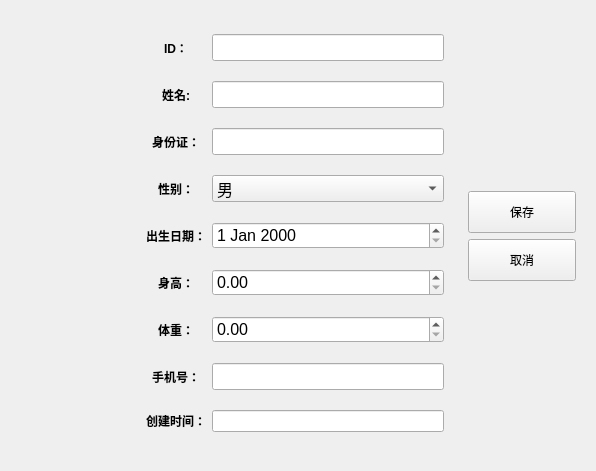
<?xml version="1.0" encoding="UTF-8"?>
<ui version="4.0">
 <class>patientEditView</class>
 <widget class="QWidget" name="patientEditView">
  <property name="geometry">
   <rect>
    <x>0</x>
    <y>0</y>
    <width>596</width>
    <height>471</height>
   </rect>
  </property>
  <property name="windowTitle">
   <string>患者编辑</string>
  </property>
  <property name="styleSheet">
   <string notr="true">.QGroupBox{
	border:none;
}</string>
  </property>
  <layout class="QHBoxLayout" name="horizontalLayout" stretch="2,5,2">
   <item>
    <spacer name="horizontalSpacer">
     <property name="orientation">
      <enum>Qt::Horizontal</enum>
     </property>
     <property name="sizeHint" stdset="0">
      <size>
       <width>123</width>
       <height>20</height>
      </size>
     </property>
    </spacer>
   </item>
   <item>
    <widget class="QGroupBox" name="groupBox">
     <property name="title">
      <string/>
     </property>
     <layout class="QGridLayout" name="gridLayout">
      <item row="7" column="0">
       <widget class="QLabel" name="label_4">
        <property name="font">
         <font>
          <bold>true</bold>
         </font>
        </property>
        <property name="text">
         <string>手机号：</string>
        </property>
        <property name="alignment">
         <set>Qt::AlignCenter</set>
        </property>
       </widget>
      </item>
      <item row="3" column="2">
       <widget class="QComboBox" name="sex_select">
        <property name="font">
         <font>
          <pointsize>12</pointsize>
         </font>
        </property>
        <item>
         <property name="text">
          <string>男</string>
         </property>
        </item>
        <item>
         <property name="text">
          <string>女</string>
         </property>
        </item>
       </widget>
      </item>
      <item row="1" column="0">
       <widget class="QLabel" name="label_2">
        <property name="font">
         <font>
          <bold>true</bold>
         </font>
        </property>
        <property name="text">
         <string>姓名:</string>
        </property>
        <property name="alignment">
         <set>Qt::AlignCenter</set>
        </property>
       </widget>
      </item>
      <item row="0" column="2">
       <widget class="QLineEdit" name="input_id">
        <property name="font">
         <font>
          <pointsize>12</pointsize>
         </font>
        </property>
       </widget>
      </item>
      <item row="0" column="0">
       <widget class="QLabel" name="label">
        <property name="font">
         <font>
          <bold>true</bold>
         </font>
        </property>
        <property name="text">
         <string>ID：</string>
        </property>
        <property name="alignment">
         <set>Qt::AlignCenter</set>
        </property>
       </widget>
      </item>
      <item row="6" column="0">
       <widget class="QLabel" name="label_8">
        <property name="font">
         <font>
          <bold>true</bold>
         </font>
        </property>
        <property name="text">
         <string>体重：</string>
        </property>
        <property name="alignment">
         <set>Qt::AlignCenter</set>
        </property>
       </widget>
      </item>
      <item row="7" column="2">
       <widget class="QLineEdit" name="input_callNumber">
        <property name="font">
         <font>
          <pointsize>12</pointsize>
         </font>
        </property>
       </widget>
      </item>
      <item row="2" column="2">
       <widget class="QLineEdit" name="input_card">
        <property name="font">
         <font>
          <pointsize>12</pointsize>
         </font>
        </property>
       </widget>
      </item>
      <item row="8" column="0">
       <widget class="QLabel" name="label_9">
        <property name="font">
         <font>
          <bold>true</bold>
         </font>
        </property>
        <property name="text">
         <string>创建时间：</string>
        </property>
       </widget>
      </item>
      <item row="2" column="0">
       <widget class="QLabel" name="label_3">
        <property name="font">
         <font>
          <bold>true</bold>
         </font>
        </property>
        <property name="text">
         <string>身份证：</string>
        </property>
        <property name="alignment">
         <set>Qt::AlignCenter</set>
        </property>
       </widget>
      </item>
      <item row="5" column="2">
       <widget class="QDoubleSpinBox" name="height_Spin">
        <property name="font">
         <font>
          <pointsize>12</pointsize>
         </font>
        </property>
       </widget>
      </item>
      <item row="5" column="0">
       <widget class="QLabel" name="label_7">
        <property name="font">
         <font>
          <bold>true</bold>
         </font>
        </property>
        <property name="text">
         <string>身高：</string>
        </property>
        <property name="alignment">
         <set>Qt::AlignCenter</set>
        </property>
       </widget>
      </item>
      <item row="1" column="2">
       <widget class="QLineEdit" name="input_name">
        <property name="font">
         <font>
          <pointsize>12</pointsize>
         </font>
        </property>
       </widget>
      </item>
      <item row="3" column="0">
       <widget class="QLabel" name="label_5">
        <property name="font">
         <font>
          <bold>true</bold>
         </font>
        </property>
        <property name="text">
         <string>性别：</string>
        </property>
        <property name="alignment">
         <set>Qt::AlignCenter</set>
        </property>
       </widget>
      </item>
      <item row="4" column="0">
       <widget class="QLabel" name="label_6">
        <property name="font">
         <font>
          <bold>true</bold>
         </font>
        </property>
        <property name="text">
         <string>出生日期：</string>
        </property>
        <property name="alignment">
         <set>Qt::AlignCenter</set>
        </property>
       </widget>
      </item>
      <item row="4" column="2">
       <widget class="QDateEdit" name="date_select">
        <property name="font">
         <font>
          <pointsize>12</pointsize>
         </font>
        </property>
       </widget>
      </item>
      <item row="6" column="2">
       <widget class="QDoubleSpinBox" name="weight_Spin">
        <property name="font">
         <font>
          <pointsize>12</pointsize>
         </font>
        </property>
       </widget>
      </item>
      <item row="8" column="2">
       <widget class="QLineEdit" name="input_create"/>
      </item>
     </layout>
    </widget>
   </item>
   <item>
    <widget class="QGroupBox" name="groupBox_2">
     <property name="styleSheet">
      <string notr="true">.QPushButton{
	width:80%;
	min-height:40%;
}
</string>
     </property>
     <property name="title">
      <string/>
     </property>
     <layout class="QVBoxLayout" name="verticalLayout" stretch="5,1,1,5">
      <item>
       <spacer name="verticalSpacer">
        <property name="orientation">
         <enum>Qt::Vertical</enum>
        </property>
        <property name="sizeType">
         <enum>QSizePolicy::Expanding</enum>
        </property>
        <property name="sizeHint" stdset="0">
         <size>
          <width>20</width>
          <height>164</height>
         </size>
        </property>
       </spacer>
      </item>
      <item>
       <widget class="QPushButton" name="btn_save">
        <property name="text">
         <string>保存</string>
        </property>
       </widget>
      </item>
      <item>
       <widget class="QPushButton" name="btn_cancel">
        <property name="text">
         <string>取消</string>
        </property>
       </widget>
      </item>
      <item>
       <spacer name="verticalSpacer_2">
        <property name="orientation">
         <enum>Qt::Vertical</enum>
        </property>
        <property name="sizeHint" stdset="0">
         <size>
          <width>20</width>
          <height>40</height>
         </size>
        </property>
       </spacer>
      </item>
     </layout>
    </widget>
   </item>
  </layout>
 </widget>
 <resources/>
 <connections/>
</ui>
